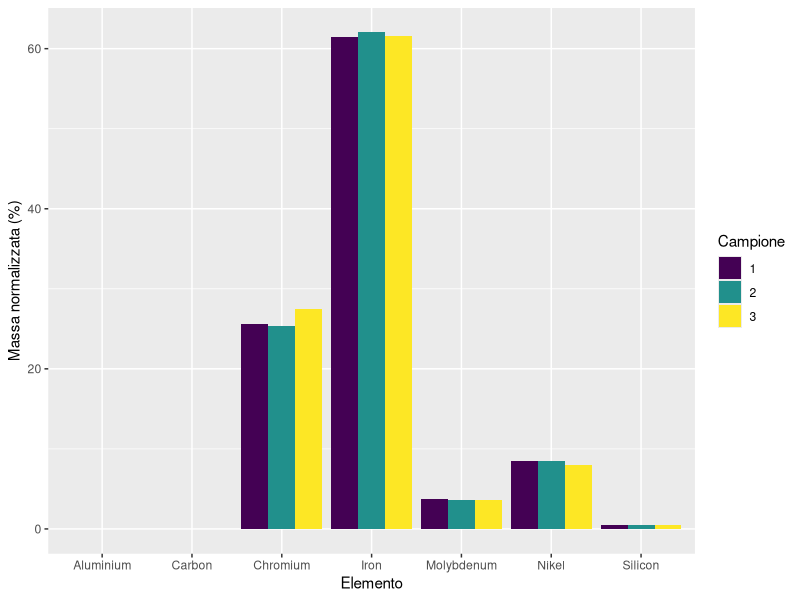
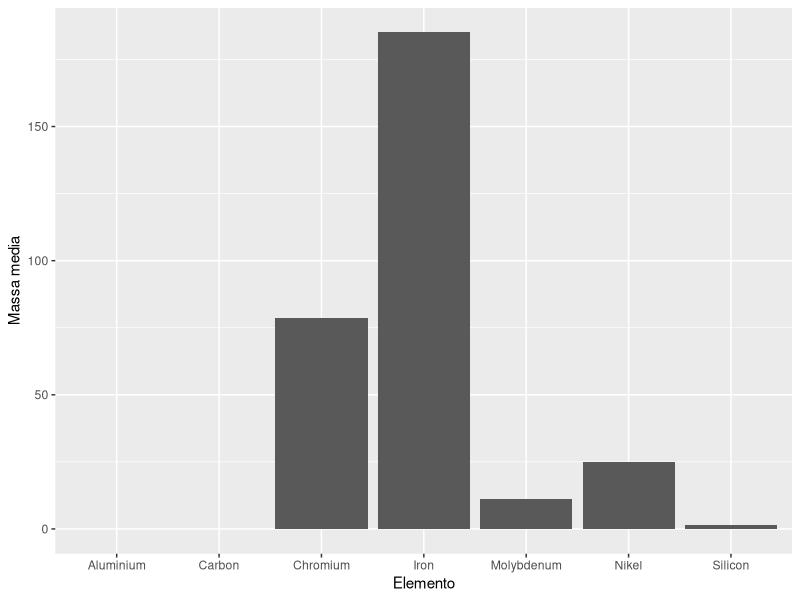

Write R code to recreate these figures, in order.
## ---- chunk 1
# Caricamento librerie
library(knitr)
library(kableExtra)
library(tidyverse)
library(modelr)
library(purrr)

# Impostazioni output
knitr::opts_chunk$set(
	fig.align  = "center",      # allineamento figure
	fig.dim    = c(5, 3) * 1.2, # rapporto larghezza/altezza e fattore di scala
	out.height = "2.8in",       # altezza effettiva figure
	message    = FALSE,         # sopprimi messaggi
	warning    = FALSE,         # sopprimi warning
	echo       = TRUE,          # mostra i codice dei chunk
	include    = TRUE,          # mostra l'output dei chunk
	tidy       = TRUE,          # formatta il codice dei chunk
  tidy.opts  = list(width.cutoff=I(75)) # massima larghezza codice nei chunk
)
## ---- chunk 2
Dati_tot <- read_csv("Dati_tot.csv")
kable(Dati_tot[1:7,], booktabs=T, caption="Campionamento generale") %>%
  kable_styling(latex_options = c("striped", "HOLD_position"), position = "center")
## ---- chunk 3
tab_mean <- Dati_tot %>% 
  group_by(Element) %>% 
  mutate(
    Mean = mean(Mass_Norm) %>% round(digits=2),
    .before  = Campione
  )

tab_mean %>% 
  group_by(Element) %>% 
  select(Element, Mean) %>% 
  unique() %>% 
  kable(booktabs=T, caption="Campionamento generale") %>%
  kable_styling(latex_options = c("striped", "HOLD_position"), position = "center")
## ---- chunk 4
tab_mean %>% 
  ggplot(aes(x=Element, y=Mass_Norm, fill=as.character(Campione))) + 
  geom_col(position="dodge") +
  labs(x="Elemento", y="Massa normalizzata (%)", fill="Campione") + 
  scale_fill_viridis_d()
## ---- chunk 5
tab_mean %>% 
  ggplot(aes(x=Element, y=Mean), fill="blue4") + 
  geom_col() +
  labs(x="Elemento", y="Massa media")
